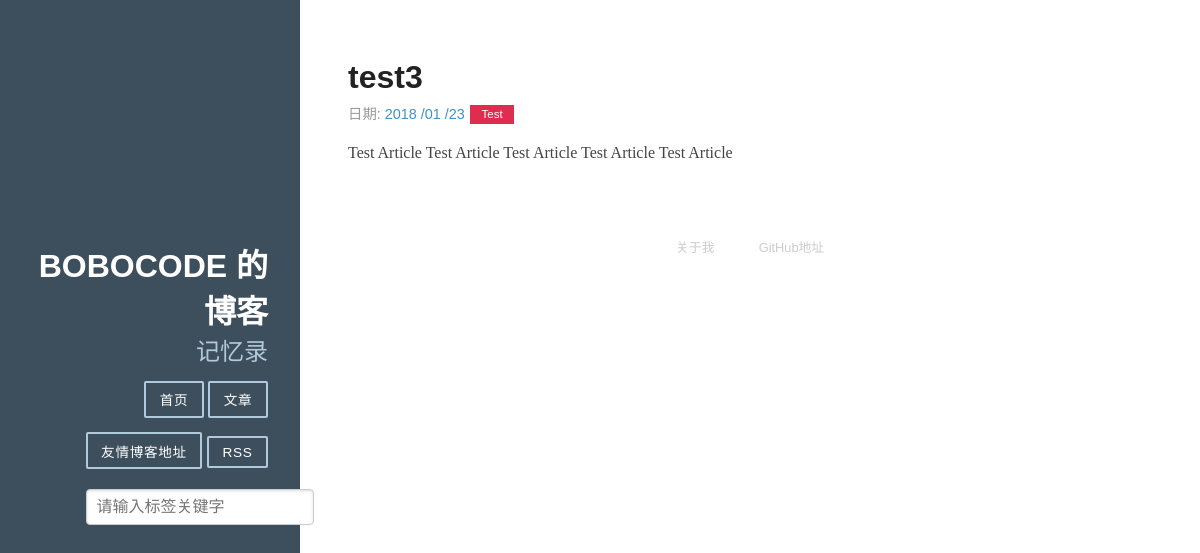
Screenshot of /3/ with the database file from the repository.
### article/models.py (models this page shows, shortened)
class Article(models.Model):
	title = models.CharField(max_length=100)
	category = models.CharField(max_length=50,blank=True)
	date_time = models.DateField(auto_now_add =True)
	content = models.TextField(blank=True,null=True)
	class Meta:
		ordering = ['-date_time']
	class Meta:
		ordering = ['-date_time']

### article/views.py (the view)
# urls.py: url(r'^(?P<id>\d+)/$',DetailView.as_view(),name='detail'),
class DetailView(View):
	def get(self,request,id):
		try:
			article = Article.objects.get(id=str(id))
		except Article.DoesNotExist:
			raise Http404
		return render(request,'detail.html',{'article':article})

### article/templatetags/custom_markdown.py (called while the page is built)
@register.filter(is_safe=True)
@stringfilter #字符串作为参数
def custom_markdown(value):
	return mark_safe(markdown.markdown(value,extensions=['markdown.extensions.fenced_code','markdown.extensions.codehilite'],safe_model = True,enable_attributes=False))

### templates/detail.html
{% extends "base.html" %}
{% load custom_markdown %}
{% block content %}
<div class="posts">
        <section class="post">
            <header class="post-header">
                <h2 class="post-title">{{ article.title }}</h2>
                    <p class="post-meta">
                        日期:  <a class="post-author" href="#">{{ article.date_time |date:"Y /m /d"}}</a> <a class="post-category post-category-js" href="{% url "search_tag" my_tag=article.category  %}">{{ article.category | title }}</a>
                    </p>
            </header>
                <div class="post-description">
                    <p>
                        {{ article.content | custom_markdown}}
                    </p>
                </div>
        </section>
</div>
{% endblock %}

### static/css/pure-min.css (style rules this page uses)
article,aside,details,figcaption,figure,footer,header,hgroup,main,nav,section,summary { display:block }
html { font-size:100%;-ms-text-size-adjust:100%;-webkit-text-size-adjust:100% }
html,button,input,select,textarea { font-family:sans-serif }
body { margin:0 }
h2 { font-size:1.5em;margin:.83em 0 }
p,pre { margin:1em 0 }

### static/css/blog.css (style rules this page uses)
* { -webkit-box-sizing: border-box; -moz-box-sizing: border-box; box-sizing: border-box; }
a { text-decoration: none; color: rgb(61, 146, 201); }
.post { padding-bottom: 2em; }
.post-title { font-size: 2em; color: #222; margin-bottom: 0.2em; }
.post-description { font-family: Georgia, "Cambria", serif; color: #444; line-height: 1.8em; }
.post-meta { color: #999; font-size: 90%; margin: 0; }
.post-category { margin: 0 0.1em; padding: 0.3em 1em; color: #fff; background: #999; font-size: 80%; }
.post-category-js { background: #df2d4f; }

### rows the page displays
Article: title "test3", date_time "2018 /01 /23", category "Test", content|custom_markdown "Test Article Test Article Test Article Test Article Test Article"
